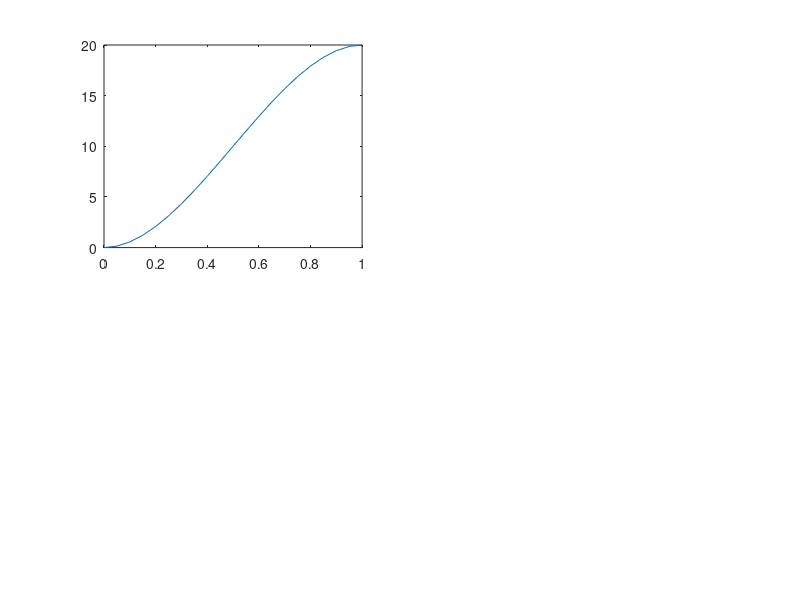

MATLAB code for this plot:
plotCount = 1;
%for a=0:0.22:0.66;
a=0;
resolution = 20;
deltaDegree = 20;
easeInFactor  = a;
easeOutFactor = a;

x0=0;

x1=deltaDegree*(easeInFactor);
x2=deltaDegree*(1-easeOutFactor);
x3=x0+deltaDegree;

cx = 3  * (x1 - x0);
bx = 3  * (x2 - x1) - cx;
ax = x3 -  x0 - cx  - bx;

t=0:1/resolution:1;

x = ax*t.^3 + bx*t.^2 + cx*t + x0;
% x = (1 - t).^3 .* x0 + 3 .* (1 - t).^2 .* t .* x1 + 3 .* (1 - t) .* t.^2 .* x2 + t.^3 .*x3;
subplot(2,2,plotCount);
plotCount= plotCount+1;
plot(t,x)
%end
